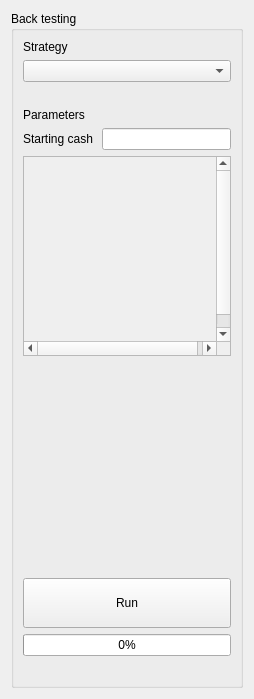
<?xml version="1.0" encoding="UTF-8"?>
<ui version="4.0">
 <class>Form</class>
 <widget class="QWidget" name="Form">
  <property name="geometry">
   <rect>
    <x>0</x>
    <y>0</y>
    <width>254</width>
    <height>699</height>
   </rect>
  </property>
  <property name="windowTitle">
   <string>Form</string>
  </property>
  <layout class="QGridLayout" name="gridLayout_2">
   <item row="0" column="0">
    <widget class="QGroupBox" name="backTestingGroupBox">
     <property name="title">
      <string>Back testing</string>
     </property>
     <layout class="QGridLayout" name="gridLayout">
      <item row="9" column="0">
       <widget class="QProgressBar" name="runningStratPB">
        <property name="value">
         <number>0</number>
        </property>
       </widget>
      </item>
      <item row="2" column="0">
       <widget class="QComboBox" name="strategyNameCB">
        <property name="sizePolicy">
         <sizepolicy hsizetype="Preferred" vsizetype="Fixed">
          <horstretch>0</horstretch>
          <verstretch>0</verstretch>
         </sizepolicy>
        </property>
        <property name="minimumSize">
         <size>
          <width>200</width>
          <height>0</height>
         </size>
        </property>
       </widget>
      </item>
      <item row="4" column="0">
       <widget class="QLabel" name="label_3">
        <property name="text">
         <string>Parameters</string>
        </property>
       </widget>
      </item>
      <item row="3" column="0">
       <spacer name="verticalSpacer_2">
        <property name="orientation">
         <enum>Qt::Vertical</enum>
        </property>
        <property name="sizeType">
         <enum>QSizePolicy::Preferred</enum>
        </property>
        <property name="sizeHint" stdset="0">
         <size>
          <width>20</width>
          <height>20</height>
         </size>
        </property>
       </spacer>
      </item>
      <item row="1" column="0">
       <widget class="QLabel" name="label_4">
        <property name="text">
         <string>Strategy</string>
        </property>
       </widget>
      </item>
      <item row="10" column="0">
       <widget class="QLabel" name="runLabel">
        <property name="text">
         <string/>
        </property>
       </widget>
      </item>
      <item row="8" column="0">
       <widget class="QPushButton" name="runBacktestPB">
        <property name="enabled">
         <bool>true</bool>
        </property>
        <property name="sizePolicy">
         <sizepolicy hsizetype="Minimum" vsizetype="Preferred">
          <horstretch>0</horstretch>
          <verstretch>0</verstretch>
         </sizepolicy>
        </property>
        <property name="minimumSize">
         <size>
          <width>0</width>
          <height>50</height>
         </size>
        </property>
        <property name="text">
         <string>Run</string>
        </property>
       </widget>
      </item>
      <item row="6" column="0">
       <widget class="QScrollArea" name="parametersScrollArea">
        <property name="sizePolicy">
         <sizepolicy hsizetype="Preferred" vsizetype="Preferred">
          <horstretch>0</horstretch>
          <verstretch>0</verstretch>
         </sizepolicy>
        </property>
        <property name="minimumSize">
         <size>
          <width>200</width>
          <height>200</height>
         </size>
        </property>
        <property name="maximumSize">
         <size>
          <width>16777215</width>
          <height>16777215</height>
         </size>
        </property>
        <property name="widgetResizable">
         <bool>true</bool>
        </property>
        <widget class="QWidget" name="scrollAreaWidgetContents">
         <property name="geometry">
          <rect>
           <x>0</x>
           <y>0</y>
           <width>198</width>
           <height>200</height>
          </rect>
         </property>
         <property name="sizePolicy">
          <sizepolicy hsizetype="Preferred" vsizetype="Preferred">
           <horstretch>0</horstretch>
           <verstretch>0</verstretch>
          </sizepolicy>
         </property>
         <property name="minimumSize">
          <size>
           <width>198</width>
           <height>200</height>
          </size>
         </property>
         <layout class="QVBoxLayout" name="verticalLayout">
          <item>
           <layout class="QFormLayout" name="parametersLayout">
            <property name="fieldGrowthPolicy">
             <enum>QFormLayout::ExpandingFieldsGrow</enum>
            </property>
            <property name="rowWrapPolicy">
             <enum>QFormLayout::WrapLongRows</enum>
            </property>
           </layout>
          </item>
         </layout>
        </widget>
       </widget>
      </item>
      <item row="5" column="0">
       <layout class="QGridLayout" name="gridLayout_3">
        <property name="spacing">
         <number>9</number>
        </property>
        <item row="0" column="0">
         <widget class="QLabel" name="label">
          <property name="text">
           <string>Starting cash</string>
          </property>
         </widget>
        </item>
        <item row="0" column="1">
         <widget class="QLineEdit" name="startingCashLE">
          <property name="inputMask">
           <string/>
          </property>
         </widget>
        </item>
       </layout>
      </item>
      <item row="7" column="0">
       <spacer name="verticalSpacer">
        <property name="orientation">
         <enum>Qt::Vertical</enum>
        </property>
        <property name="sizeHint" stdset="0">
         <size>
          <width>20</width>
          <height>40</height>
         </size>
        </property>
       </spacer>
      </item>
     </layout>
    </widget>
   </item>
  </layout>
 </widget>
 <resources/>
 <connections/>
</ui>
